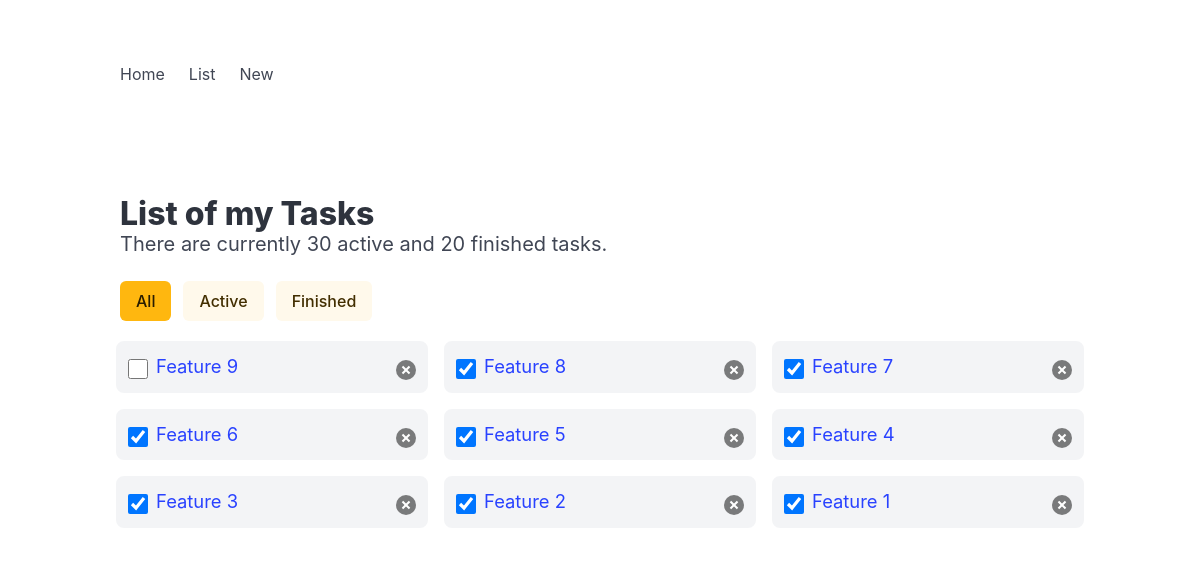
The app's page /todo/list/ (signed in) with its own data.
### todo/models.py (models this page shows, shortened)
class Task(models.Model):
    user = models.ForeignKey(User, on_delete=models.CASCADE)
    title = models.CharField(max_length=100)
    desc = models.CharField(max_length=500)
    is_finished = models.BooleanField(default=False)
    finished_dt = models.DateTimeField(blank=True, null=True)
    dead_line_dt = models.DateTimeField(blank=True, null=True)
    create_dt = models.DateTimeField(auto_now_add=True)
    update_dt = models.DateTimeField(auto_now=True)

### todo/views.py (the view)
# urls.py: path('list/', views.todo_list, name='list'),
def todo_list(request):
    if request.user.is_authenticated:
        tasks = Task.objects.filter(user=request.user).order_by('-id')[0:100]
        context = {'tasks': tasks}
        return render(request, 'todo/list.html', context)
    else:
        return redirect('/todo')

### todo/templates/todo/list.html (shortened to what this page needs)
<!DOCTYPE html>
<html>
  <head>
    <link rel="stylesheet" href="https://cdn.jsdelivr.net/npm/bulma@1.0.2/css/bulma.min.css">
  </head>
  <body>
    {% include 'todo/includes/nav.html' %}
  <section class="section">
    <div class="container">
      <h1 class="title">List of my Tasks</h1>
      <p class="subtitle">There are currently 30 active and 20 finished tasks.</p>
      <div class="buttons">
        <a href="{{ request.path }}" class="button is-warning {% if 'active' in request.GET or 'finished' in request.GET %} is-light{% endif %}">All</a>
        <a href="{{ request.path }}?active" class="button is-warning {% if 'active' not in request.GET %} is-light{% endif %}">Active</a>
        <a href="{{ request.path }}?finished" class="button is-warning {% if 'finished' not in request.GET %} is-light{% endif %}">Finished</a>
      </div>
      {% if tasks %}
      <ul class="columns is-multiline" id="list">
        {% for task in tasks %}
          <li class="column is-4">
            <input type="checkbox" {% if task.is_finished %} checked {% endif %} title="Finish">
            <div>
              <a href="{% url 'todo:detail' number=task.id %}">{{ task.title }}</a>
              <br>
            </div>
            <button class="delete" title="Remove"></button>
          </li>
        {% endfor %}
        </ul>
      {% else %}
      <p class="is-size-5">No task to show here.</p>
      {% endif %}
    </div>
  </section>
  </body>
</html>

### todo/templates/todo/list.html (style rules this page uses)
input[type="checkbox"] { width: 1.5em; height: 1.5em; cursor: pointer; }
#list > li { display: flex; gap: .5em; align-items: start; background: var(--bulma-background); border: .5em solid var(--bulma-scheme-main); border-radius: 1em; }
#list > li input { flex-shrink: 0; }
#list > li input, #list > li button { margin-top: .45em; }
#list > li div { font-size: 1.15em; flex-grow: 1; flex-shrink: 1; }

### records on screen
Task: title "Feature 9"
Task: is_finished "☑", title "Feature 8"
Task: is_finished "☑", title "Feature 7"
Task: is_finished "☑", title "Feature 6"
Task: is_finished "☑", title "Feature 5"
Task: is_finished "☑", title "Feature 4"
Task: is_finished "☑", title "Feature 3"
Task: is_finished "☑", title "Feature 2"
Task: is_finished "☑", title "Feature 1"
